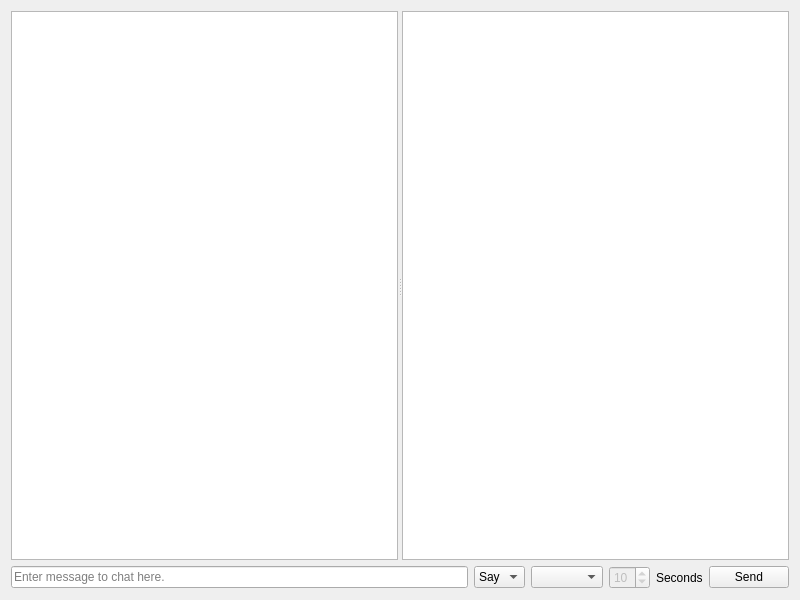
<?xml version="1.0" encoding="UTF-8"?>
<ui version="4.0">
 <class>FrostbiteChatWidget</class>
 <widget class="QWidget" name="FrostbiteChatWidget">
  <property name="geometry">
   <rect>
    <x>0</x>
    <y>0</y>
    <width>800</width>
    <height>600</height>
   </rect>
  </property>
  <layout class="QGridLayout" name="gridLayout">
   <item row="1" column="0">
    <widget class="HistoryLineEdit" name="lineEdit">
     <property name="placeholderText">
      <string>Enter message to chat here.</string>
     </property>
     <property name="clearButtonEnabled">
      <bool>true</bool>
     </property>
    </widget>
   </item>
   <item row="1" column="1">
    <widget class="QComboBox" name="comboBox_mode">
     <property name="enabled">
      <bool>true</bool>
     </property>
     <item>
      <property name="text">
       <string>Say</string>
      </property>
     </item>
     <item>
      <property name="text">
       <string>Yell</string>
      </property>
     </item>
    </widget>
   </item>
   <item row="1" column="2">
    <widget class="QComboBox" name="comboBox_target"/>
   </item>
   <item row="1" column="3">
    <widget class="QSpinBox" name="spinBox_duration">
     <property name="enabled">
      <bool>false</bool>
     </property>
     <property name="minimum">
      <number>1</number>
     </property>
     <property name="maximum">
      <number>60</number>
     </property>
     <property name="value">
      <number>10</number>
     </property>
    </widget>
   </item>
   <item row="1" column="4">
    <widget class="QLabel" name="label_duration">
     <property name="text">
      <string>Seconds</string>
     </property>
    </widget>
   </item>
   <item row="1" column="5">
    <widget class="QPushButton" name="pushButton_send">
     <property name="text">
      <string>Send</string>
     </property>
    </widget>
   </item>
   <item row="0" column="0" colspan="6">
    <widget class="QSplitter" name="splitter">
     <property name="orientation">
      <enum>Qt::Horizontal</enum>
     </property>
     <widget class="QTextEdit" name="textEdit">
      <property name="readOnly">
       <bool>true</bool>
      </property>
     </widget>
     <widget class="QListWidget" name="listWidget">
      <property name="enabled">
       <bool>true</bool>
      </property>
     </widget>
    </widget>
   </item>
  </layout>
 </widget>
 <customwidgets>
  <customwidget>
   <class>HistoryLineEdit</class>
   <extends>QLineEdit</extends>
   <header>HistoryLineEdit.h</header>
  </customwidget>
 </customwidgets>
 <resources/>
 <connections/>
</ui>
